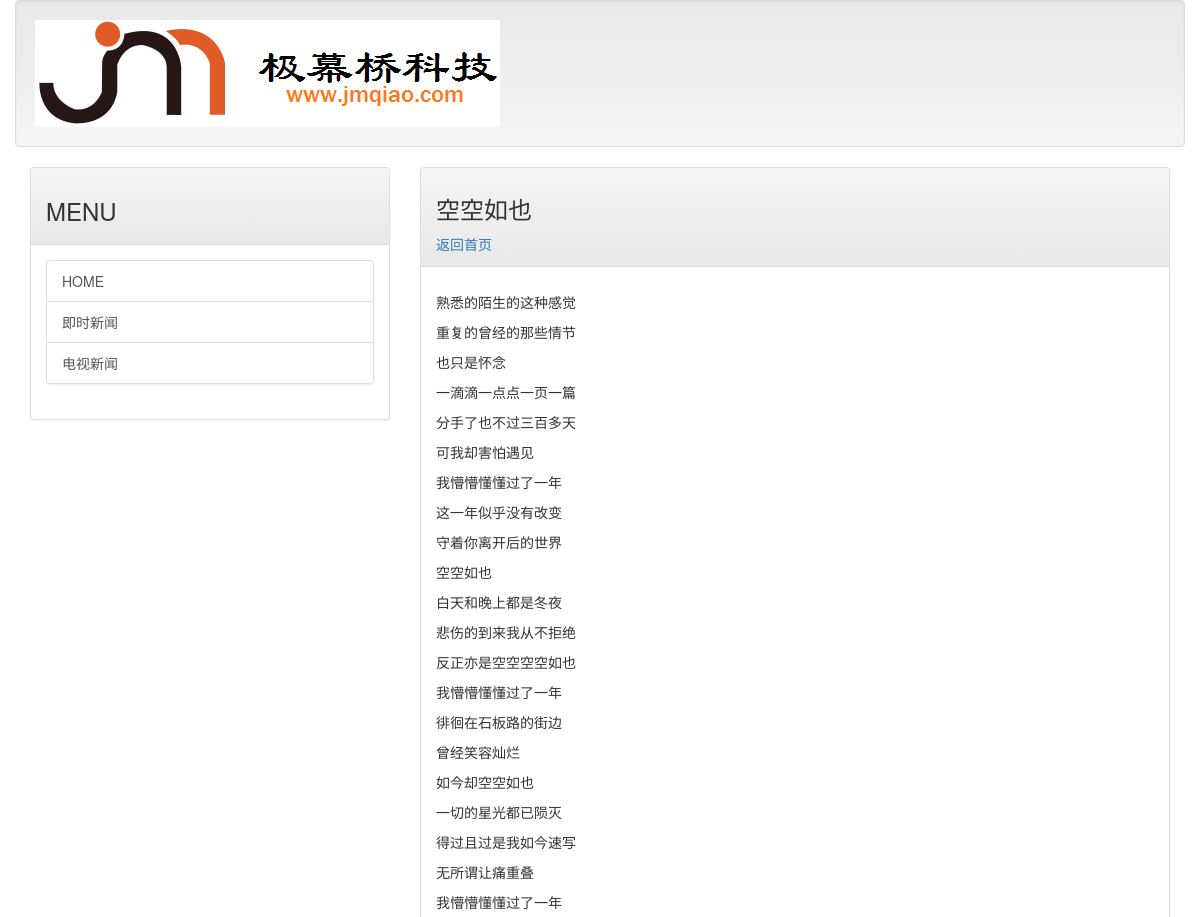
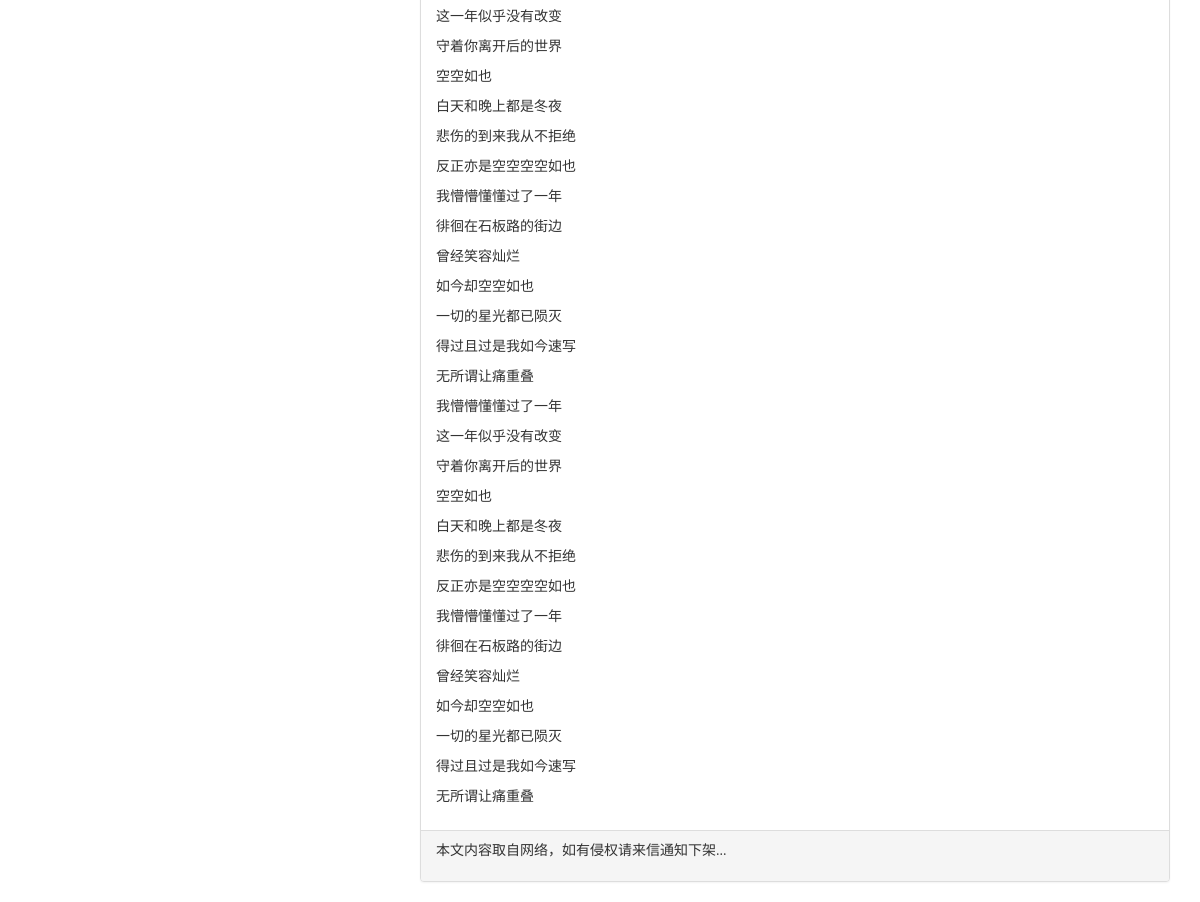
The app's page /post/kongkongruye with its own data (2 pictures, top to bottom).
### mainsite/models.py (models this page shows, shortened)
class Post(models.Model):
    title = models.CharField(max_length=200)
    slug = models.CharField(max_length=200)
    body = models.TextField()
    pub_date = models.DateTimeField(default=timezone.now)
    class Meta:
        ordering = ('-pub_date',)

### mainsite/views.py (the view)
# urls.py: url(r'^post/([\w\-_]+)$', showpost),
def showpost(request, slug):
    template = get_template('post.html')
    try:
        post = Post.objects.get(slug=slug)
        if post != None:
            html = template.render(locals())
            return HttpResponse(html)
    except:
        return redirect('/')

### templates/post.html (shortened to what this page needs)
<!DOCTYPE html>
{% extends 'base.html' %}
{% load markdown_deux_tags %}
{% block headmessage %}
    <h3 style='font-family:微软正黑体;'>{{ post.title }}</h3>
    <a style='font-family:微软正黑体;' href='/'>返回首页</a>
{% endblock %}
{% block content %}
    <p style='font.family:微软正黑体;font-size:12pt;letter-spacing:2pt;'>
        {{ post.body | markdown }}</a>
    </p>
{% endblock %}

### records on screen
Post: title "空空如也", body "熟悉的陌生的这种感觉 重复的曾经的那些情节 也只是怀念 一滴滴一点点一页一篇 分手了也不过三百多天 可我却害怕遇见 我懵懵懂懂过了一年 这一年似乎没有改变 守着你离开后的世界 空空如也 白天和晚上都是冬夜 悲伤的到来我从不拒绝 反正亦是空空空空如也 我懵懵懂懂过了一年 徘徊在石板路的街边 曾经笑容灿烂 如今却空空如也 一切的星光都已陨灭 得过且过是我如今速写 无所谓让痛重叠 我懵懵懂懂过了一年 这一年似乎没有改变 守着你离开后的世界 空空如也 白天和晚上都是冬夜 悲伤的到来我从不拒绝 反正亦是空空空空如也 我懵懵懂懂过了一年 徘徊在石板路的街边 曾经笑容灿烂 如今却空空如也 一切的星光都已陨灭 得过且过是我如今速写 无所谓让痛重叠 我懵懵懂懂过了一年 这一年似乎没有改变 守着你离开后的世界 空空如也 白天和晚上都是冬夜 悲伤的到来我从不拒绝 反正亦是空空空空如也 我懵懵懂懂过了一年 徘徊在石板路的街边 曾经笑容灿烂 如今却空空如也 一切的星光都已陨灭 得过且过是我如今速写 无所谓让痛重叠"
